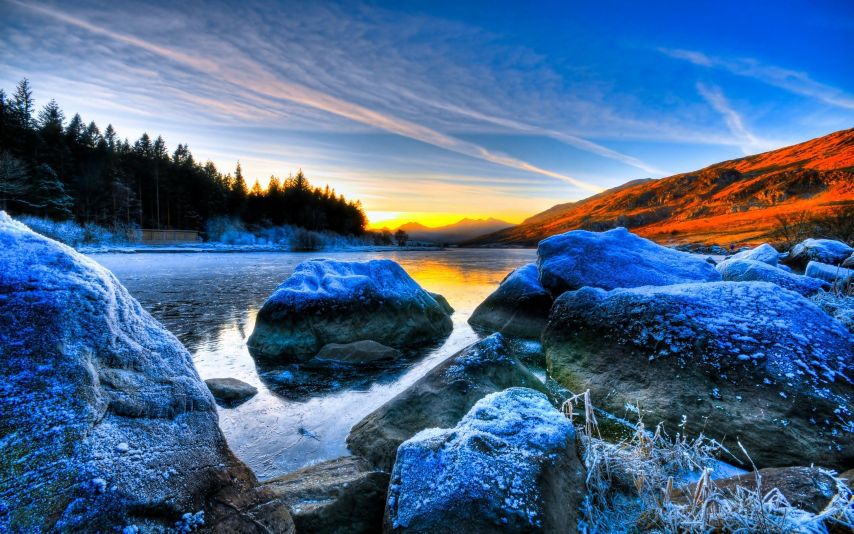
#> input picture extras/example.jpg, 2560 x 1600 px (shown at 1/3 size)
$ python painter.py --image extras/example.jpg
#> lines starting #> are read from the running program, lines starting #| are printed output that depends on the picture
import argparse
import os
import sys

import cv2
from openpyxl import Workbook
from openpyxl.styles import PatternFill
from openpyxl.utils import get_column_letter
from progress.bar import PixelBar


def rgb2hex(r, g, b):
    return "{:02x}{:02x}{:02x}".format(r, g, b)


def paint_spreadsheet(y_max, x_max, image, filename):

    wb = Workbook()
    ws1 = wb.active
    ws1.title = "Crafted With Love"

    with PixelBar("Painting Canvas", max=x_max) as bar:
        for col in range(1, x_max):
            for row in range(1, y_max):

                row_r = row * 3
                row_g = row_r + 1
                row_b = row_r + 2

                cell_r = ws1.cell(row_r, col)
                cell_g = ws1.cell(row_g, col)
                cell_b = ws1.cell(row_b, col)

                colors = image[row - 1][col - 1]

                cell_r.fill = PatternFill(start_color=rgb2hex(colors[2], 0, 0), fill_type="solid")
                cell_g.fill = PatternFill(start_color=rgb2hex(0, colors[1], 0), fill_type="solid")
                cell_b.fill = PatternFill(start_color=rgb2hex(0, 0, colors[0]), fill_type="solid")

                # ws1.row_dimensions[row_r].height = 3.75
                # ws1.row_dimensions[row_g].height = 3.75
                # ws1.row_dimensions[row_b].height = 3.75
                # ws1.column_dimensions[get_column_letter(col)].width = 2

            bar.next()
    wb.save(filename=f"{filename}.xlsx")


if __name__ == "__main__":

    parser = argparse.ArgumentParser()
    parser.add_argument("--image", help="Path to image file", required=True)
    parser.add_argument(
        "--orignal",
        action="store_true",
        help="Keep the orignal size of the image.Without this image would be scaled down",
    )
    parser.add_argument(
        "--tiny",
        action="store_true",
        help="Scale down image to 12 percent.Usefull while dealing with very high resolution images",
    )

    image_path = parser.parse_args().image
    orignal = parser.parse_args().orignal
    tiny = parser.parse_args().tiny

    image = cv2.imread(image_path)
#> image is the input picture: shape (1600, 2560, 3); mean B, G, R 140.2, 103.3, 72.6

    if not orignal and not tiny:
        image = cv2.resize(image, (0, 0,), fx=0.35, fy=0.35)
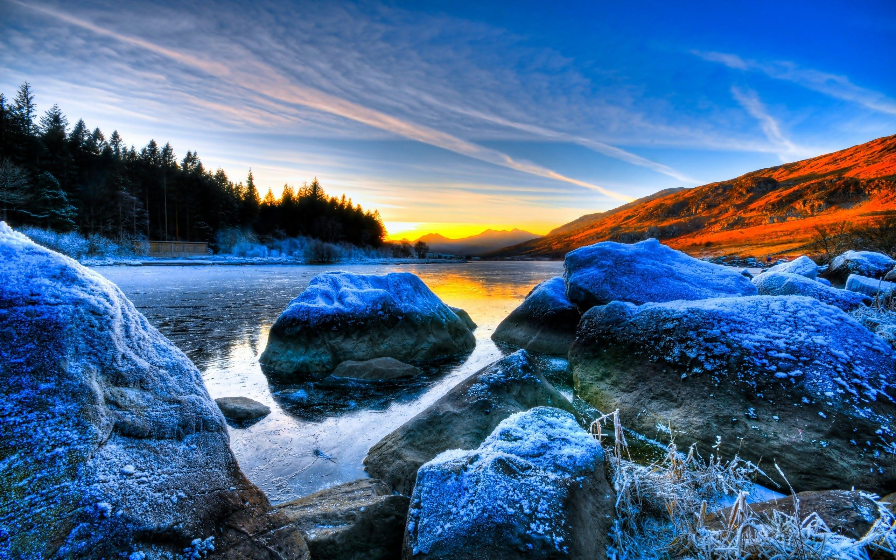
#> image: shape (560, 896, 3); mean B, G, R 140.1, 103.2, 72.5
    elif tiny and not orignal:
        image = cv2.resize(image, (0, 0,), fx=0.12, fy=0.12)

    paint_spreadsheet(len(image), len(image[0]), image, os.path.basename(image_path).split(".")[0])
#> (the call stopped at in paint_spreadsheet, `with PixelBar("Painting Canvas", max=x_max) as bar:`: progress is not available in this run)
